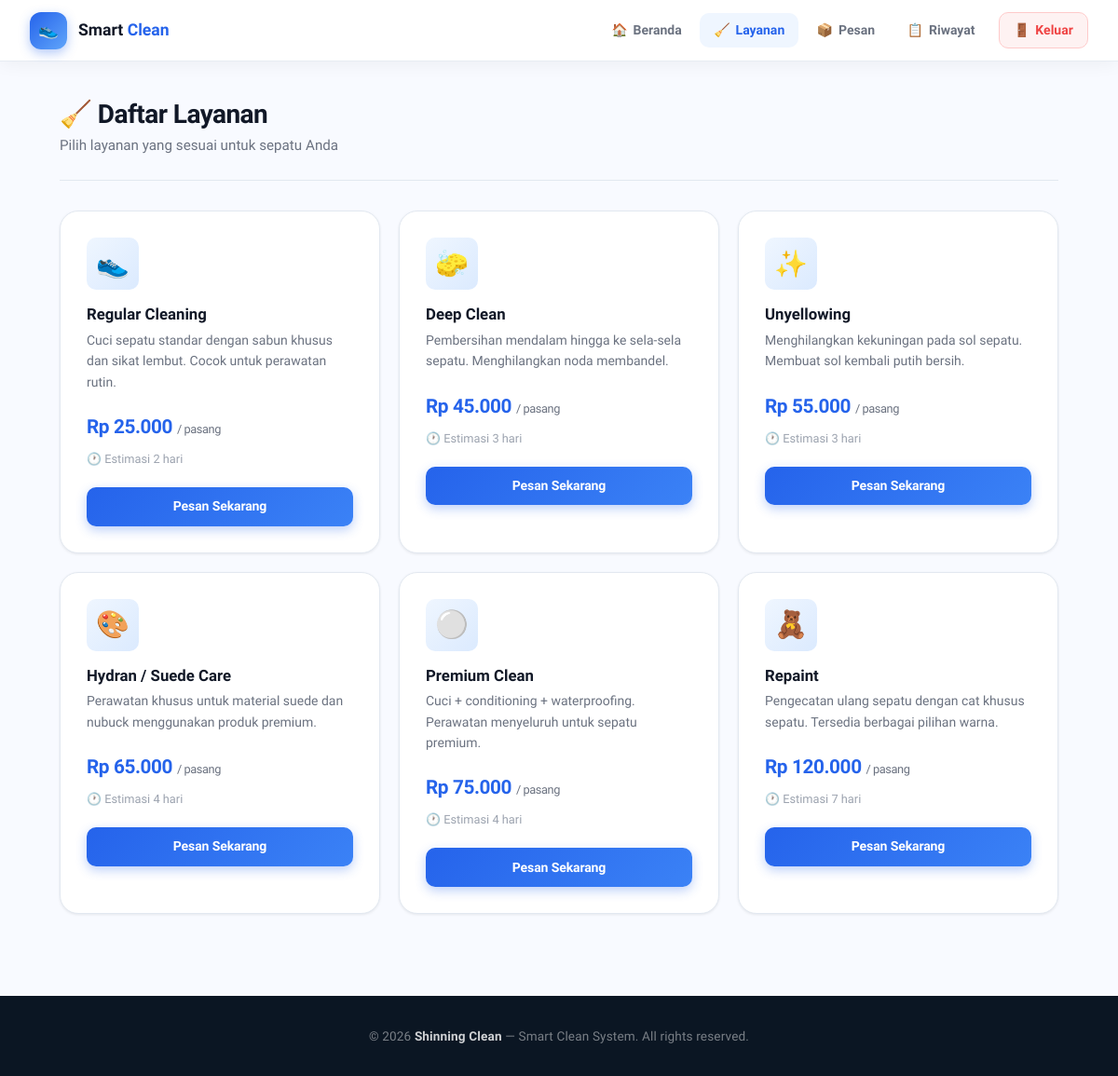
Page /user/services.php (signed in) on the committed database.
### tables this page shows
CREATE TABLE services (
    id INT AUTO_INCREMENT PRIMARY KEY,
    name VARCHAR(100) NOT NULL,
    description TEXT,
    price DECIMAL(10,2) NOT NULL,
    duration_days INT DEFAULT 3,
    is_active TINYINT(1) DEFAULT 1,
    created_at TIMESTAMP DEFAULT CURRENT_TIMESTAMP
);

### user/services.php (the view, shortened to what this page needs)
<?php
require_once '../config/database.php';
include '../includes/header.php';
$result = $conn->query("SELECT * FROM services WHERE is_active = 1 ORDER BY price ASC");
$icons  = ['👟','🧽','✨','🎨','⚪','🧸'];
$i      = 0;
?>
<div class="wrapper">
    <div class="page-header">
        <h1>🧹 Daftar Layanan</h1>
        <p>Pilih layanan yang sesuai untuk sepatu Anda</p>
    </div>
    <div class="service-grid">
    <?php while ($s = $result->fetch_assoc()): ?>
        <div class="service-card">
            <div class="service-icon"><?= $icons[$i++ % count($icons)] ?></div>
            <h3><?= htmlspecialchars($s['name']) ?></h3>
            <p><?= htmlspecialchars($s['description']) ?></p>
            <div class="service-price">
                Rp <?= number_format($s['price'], 0, ',', '.') ?>
                <span style="font-size:.8rem;color:#6b7280;font-weight:400"> / pasang</span>
            </div>
            <div class="service-duration">🕐 Estimasi <?= $s['duration_days'] ?> hari</div>
            <a href="order.php?service_id=<?= $s['id'] ?>" class="btn btn-primary btn-block">Pesan Sekarang</a>
        </div>
    <?php endwhile; ?>
    </div>
</div>
<?php include '../includes/footer.php'; ?>

### assets/css/style.css (style rules this page uses)
:root { --navy: #0b1623; --navy-mid: #162236; --primary: #2563eb; --primary-glow:#3b82f6; --primary-dark:#1d4ed8; --success: #10b981; --danger: #ef4444; --warn: #f59e0b; --white: #ffffff; --off-white: #f8faff; --gray-50: #f9fafb; --gray-100: #f3f4f6; --gray-200: #e5e7eb; --gray-400: #9ca3af; --gray-500: #6b7280; --gray-700: #374151; --gray-900: #111827; --border: #e2e8f0; --shadow-sm: 0 1px 3px rgba(0,0,0,.08); --shadow: 0 4px 16px rgba(0,0,0,.08); --shadow-md: 0 8px 30px rgba(0,0,0,.1); --shadow-lg: 0 20px 60px rgba(0,0,0,.15); --shadow-blue: 0 8px 30px rgba(37,99,235,.3); --radius-xs: 6px; --radius-sm: 10px; --radius: 14px; --radius-lg: 20px; --radius-xl: 28px; --transition: .2s cubic-bezier(.4,0,.2,1); --transition-slow: .4s cubic-bezier(.4,0,.2,1); }
*, *::before, *::after { box-sizing: border-box; margin: 0; padding: 0; }
html { scroll-behavior: smooth; }
body { font-family: 'Plus Jakarta Sans', system-ui, sans-serif; background: var(--off-white); color: var(--gray-900); line-height: 1.65; font-size: 15px; -webkit-font-smoothing: antialiased; }
h1,h2,h3,h4 { font-family: 'Sora', 'Plus Jakarta Sans', sans-serif; line-height: 1.2; }
a { text-decoration: none; color: var(--primary); transition: color var(--transition); }
.wrapper { max-width: 1120px; margin: 0 auto; padding: 2.5rem 1.5rem; }
.page-header { margin-bottom: 2rem; padding-bottom: 1.5rem; border-bottom: 1px solid var(--border); }
.page-header h1 { font-size: 1.75rem; font-weight: 800; color: var(--gray-900); margin-bottom: .3rem; letter-spacing: -.02em; }
.page-header p { color: var(--gray-500); font-size: .95rem; }
.service-grid { display: grid; grid-template-columns: repeat(auto-fill, minmax(290px, 1fr)); gap: 1.25rem; }
.service-card { background: var(--white); border-radius: var(--radius-lg); border: 1px solid var(--border); padding: 1.75rem; transition: all var(--transition-slow); position: relative; overflow: hidden; box-shadow: var(--shadow-sm); }
.service-card::after { content: ''; position: absolute; inset: 0; border-radius: inherit; border: 2px solid transparent; transition: border-color var(--transition); pointer-events: none; }
.service-card .service-icon { font-size: 1.8rem; margin-bottom: 1rem; width: 56px; height: 56px; background: linear-gradient(135deg, #eff6ff, #dbeafe); border-radius: var(--radius-sm); display: flex; align-items: center; justify-content: center; }
.service-card h3 { font-size: 1.05rem; font-weight: 700; margin-bottom: .4rem; color: var(--gray-900); }
.service-card p { color: var(--gray-500); font-size: .875rem; line-height: 1.6; margin-bottom: 1.25rem; }
.service-price { font-size: 1.3rem; font-weight: 800; color: var(--primary); margin-bottom: .4rem; letter-spacing: -.02em; }
.service-duration { font-size: .8rem; color: var(--gray-400); display: flex; align-items: center; gap: 4px; margin-bottom: 1.25rem; font-weight: 500; }
.btn { display: inline-flex; align-items: center; justify-content: center; gap: 7px; padding: .58rem 1.25rem; border-radius: var(--radius-sm); font-size: .88rem; font-weight: 700; font-family: 'Plus Jakarta Sans', sans-serif; border: none; cursor: pointer; transition: all var(--transition); text-decoration: none; letter-spacing: -.01em; white-space: nowrap; }
.btn-primary { background: linear-gradient(135deg, var(--primary), var(--primary-glow)); color: #fff; box-shadow: 0 4px 12px rgba(37,99,235,.3); }
.btn-block { width: 100%; }
.wrapper > * { animation: fadeIn .4s ease both; }

### rows in the picture
services: icons "👟", name "Regular Cleaning", description "Cuci sepatu standar dengan sabun khusus dan sikat lembut. Cocok untuk perawatan rutin.", price "25.000", duration_days "2"
services: icons "🧽", name "Deep Clean", description "Pembersihan mendalam hingga ke sela-sela sepatu. Menghilangkan noda membandel.", price "45.000", duration_days "3"
services: icons "✨", name "Unyellowing", description "Menghilangkan kekuningan pada sol sepatu. Membuat sol kembali putih bersih.", price "55.000", duration_days "3"
services: icons "🎨", name "Hydran / Suede Care", description "Perawatan khusus untuk material suede dan nubuck menggunakan produk premium.", price "65.000", duration_days "4"
services: icons "⚪", name "Premium Clean", description "Cuci + conditioning + waterproofing. Perawatan menyeluruh untuk sepatu premium.", price "75.000", duration_days "4"
services: icons "🧸", name "Repaint", description "Pengecatan ulang sepatu dengan cat khusus sepatu. Tersedia berbagai pilihan warna.", price "120.000", duration_days "7"
